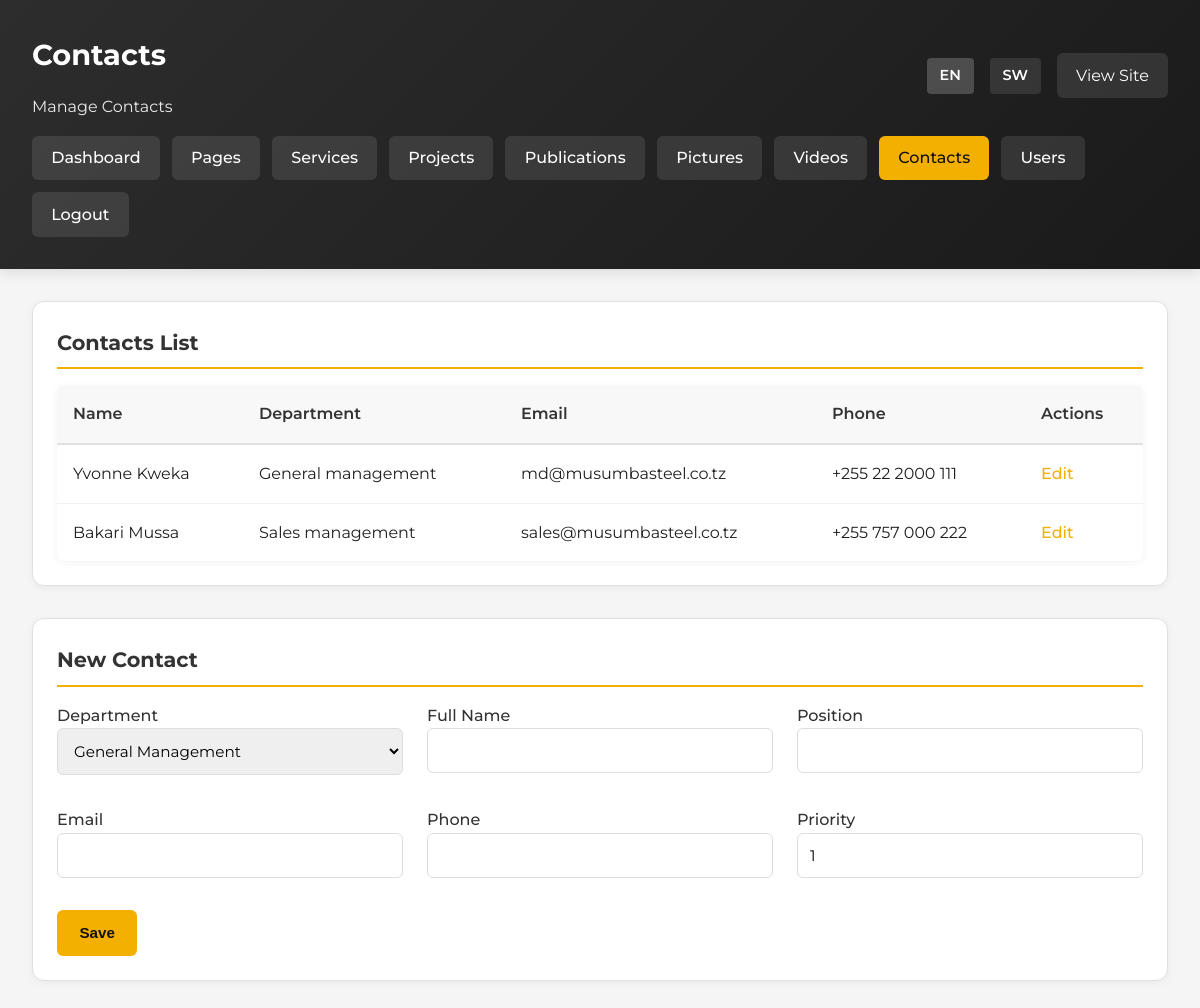
Page /admin/contacts.php (signed in) on the earlier database version.
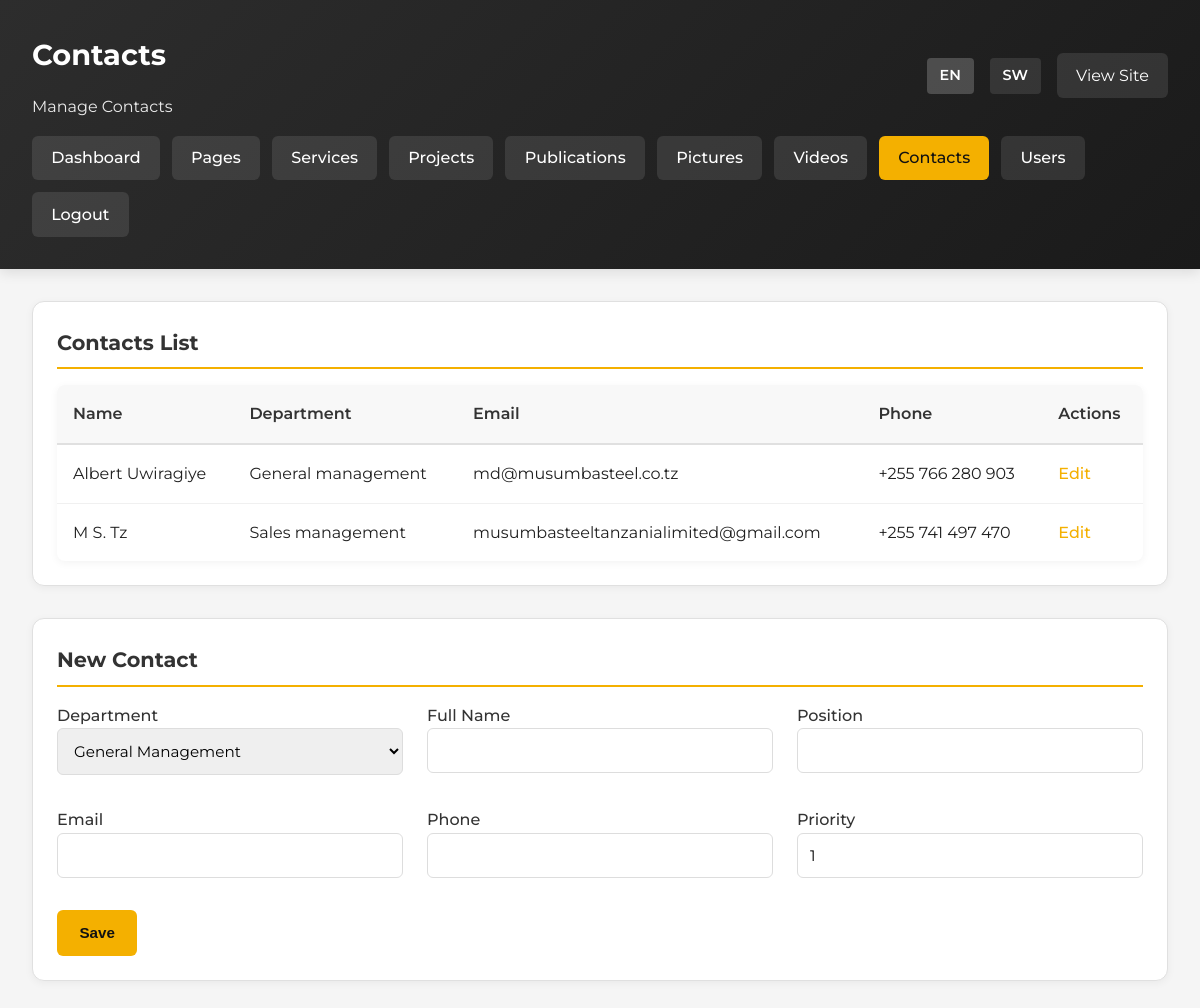
Same page on the later database version.
### tables this page shows
CREATE TABLE IF NOT EXISTS contacts (
    id INT AUTO_INCREMENT PRIMARY KEY,
    department ENUM('general-management','sales-management') NOT NULL,
    name VARCHAR(255) NOT NULL,
    position VARCHAR(255),
    email VARCHAR(255),
    phone VARCHAR(60),
    priority INT DEFAULT 1
);

### includes/helpers.php (called while the page is built, shortened)
<?php
require_once __DIR__ . '/../config/config.php';
function currentLang(): string
{
    return $_SESSION['lang'] ?? 'en';
}
function t(string $key): string
{
    static $dictionary;
    if ($dictionary === null) {
        $dictionary = include __DIR__ . '/translations.php';
    }
    $lang = currentLang();
    return $dictionary[$key][$lang] ?? $key;
}
function getContacts(string $department = null): array
{
    if ($department) {
        $result = query('SELECT * FROM contacts WHERE department = ? ORDER BY priority', [$department]);
    } else {
        $result = query('SELECT * FROM contacts ORDER BY department, priority');
    }
    return $result ? $result->fetch_all(MYSQLI_ASSOC) : [];
}

### config/config.php (called while the page is built, shortened)
<?php
function db(): mysqli
{
    $connection = new mysqli(DB_HOST, DB_USER, DB_PASS, DB_NAME);
    $connection->set_charset('utf8mb4');
    return $connection;
}
function query(string $sql, array $params = [])
{
    $connection = db();
    if (!$params) {
        return $connection->query($sql);
    }
    $stmt = $connection->prepare($sql);
    $types = '';
    $values = [];
    $stmt->bind_param($types, ...$values);
    $stmt->execute();
    return $stmt->get_result();
}

### admin/contacts.php (the view, shortened to what this page needs)
<?php
require_once __DIR__ . '/../includes/helpers.php';
$lang = currentLang();
$contacts = getContacts();
$editing = null;
?>
<!DOCTYPE html>
<html lang="<?= $lang === 'sw' ? 'sw' : 'en'; ?>">
<head>
    <link rel="stylesheet" href="../assets/css/style.css">
</head>
<body>
    <div class="admin-header">
        <div class="user-info">
            <div>
                <h1><?= t('admin.contacts'); ?></h1>
                <p style="margin: 0; opacity: 0.9;"><?= t('admin.manage_contacts'); ?></p>
            </div>
            <div style="display: flex; gap: 1rem; align-items: center;">
                <div class="language-switch" style="display: flex; gap: 0.5rem;">
                    <a class="<?= $lang === 'en' ? 'active' : ''; ?>" href="?lang=en<?= isset($_GET['id']) ? '&id=' . urlencode($_GET['id']) : ''; ?>" style="color: white; text-decoration: none; padding: 0.4rem 0.8rem; background: <?= $lang === 'en' ? 'rgba(255,255,255,0.2)' : 'rgba(255,255,255,0.1)'; ?>; border-radius: 4px; font-size: 0.9rem;">EN</a>
                    <a class="<?= $lang === 'sw' ? 'active' : ''; ?>" href="?lang=sw<?= isset($_GET['id']) ? '&id=' . urlencode($_GET['id']) : ''; ?>" style="color: white; text-decoration: none; padding: 0.4rem 0.8rem; background: <?= $lang === 'sw' ? 'rgba(255,255,255,0.2)' : 'rgba(255,255,255,0.1)'; ?>; border-radius: 4px; font-size: 0.9rem;">SW</a>
                </div>
                <a href="../index.php?lang=<?= $lang; ?>" style="color: white; text-decoration: none; padding: 0.6rem 1.2rem; background: rgba(255,255,255,0.1); border-radius: 6px;"><?= t('admin.view_site'); ?></a>
            </div>
        </div>
        <nav class="admin-nav">
            <a href="dashboard.php?lang=<?= $lang; ?>"><?= t('admin.dashboard'); ?></a>
            <a href="pages.php?lang=<?= $lang; ?>"><?= t('admin.pages'); ?></a>
            <a href="services.php?lang=<?= $lang; ?>"><?= t('admin.services'); ?></a>
            <a href="projects.php?lang=<?= $lang; ?>"><?= t('admin.projects'); ?></a>
            <a href="publications.php?lang=<?= $lang; ?>"><?= t('admin.publications'); ?></a>
            <a href="pictures.php?lang=<?= $lang; ?>"><?= t('admin.pictures'); ?></a>
            <a href="videos.php?lang=<?= $lang; ?>"><?= t('admin.videos'); ?></a>
            <a href="contacts.php?lang=<?= $lang; ?>" style="background: var(--primary); color: #111;"><?= t('admin.contacts'); ?></a>
            <a href="users.php?lang=<?= $lang; ?>"><?= t('admin.users'); ?></a>
            <a href="logout.php"><?= t('admin.logout'); ?></a>
        </nav>
    </div>
    <div class="admin-layout">
        <section class="dashboard-section">
            <h2><?= t('admin.contacts_list'); ?></h2>
        <table>
            <thead>
                <tr>
                        <th><?= t('admin.name'); ?></th>
                        <th><?= t('admin.department'); ?></th>
                    <th><?= t('admin.email'); ?></th>
                        <th><?= t('admin.phone'); ?></th>
                        <th><?= t('admin.actions'); ?></th>
                </tr>
            </thead>
            <tbody>
                    <?php if (empty($contacts)): ?>
                        <tr>
                            <td colspan="5" style="text-align: center; color: #999; padding: 2rem;">
                                <?= t('admin.no_contacts'); ?>
                            </td>
                        </tr>
                    <?php else: ?>
                <?php foreach ($contacts as $person): ?>
                    <tr>
                        <td><?= htmlspecialchars($person['name']); ?></td>
                                <td><?= htmlspecialchars(ucfirst(str_replace('-', ' ', $person['department']))); ?></td>
                        <td><?= htmlspecialchars($person['email']); ?></td>
                        <td><?= htmlspecialchars($person['phone']); ?></td>
                                <td><a href="?lang=<?= $lang; ?>&id=<?= $person['id']; ?>"><?= t('admin.edit'); ?></a></td>
                    </tr>
                <?php endforeach; ?>
                    <?php endif; ?>
            </tbody>
        </table>
        </section>
        <section class="dashboard-section">
            <h2><?= $editing ? t('admin.edit_contact') : t('admin.new_contact'); ?></h2>
        <form method="post">
                <div class="form-grid">
            <label>
                        <?= t('admin.department'); ?>
                        <select name="department" required>
                    <option value="general-management" <?= (($editing['department'] ?? '') === 'general-management') ? 'selected' : ''; ?>>General Management</option>
                </select>
            </label>
            <label>
                        <?= t('admin.full_name'); ?>
                        <input type="text" name="name" value="<?= htmlspecialchars($editing['name'] ?? ''); ?>" required>
            </label>
            <label>
                        <?= t('admin.position'); ?>
                        <input type="text" name="position" value="<?= htmlspecialchars($editing['position'] ?? ''); ?>" required>
            </label>
            <label>
                <?= t('admin.email'); ?>
                <input type="email" name="email" value="<?= htmlspecialchars($editing['email'] ?? ''); ?>" required>
            </label>
            <label>
                        <?= t('admin.phone'); ?>
                        <input type="text" name="phone" value="<?= htmlspecialchars($editing['phone'] ?? ''); ?>" required>
            </label>
            <label>
                        <?= t('admin.priority'); ?>
                <input type="number" name="priority" min="1" value="<?= htmlspecialchars($editing['priority'] ?? 1); ?>">
            </label>
                </div>
                <button class="btn primary" type="submit"><?= t('admin.save'); ?></button>
        </form>
        </section>
    </div>
</body>
</html>

### assets/css/style.css (style rules this page uses)
:root { --primary: #f4b000; --primary-dark: #c98900; --secondary: #444; --accent: #e00; --light: #f8f8f8; --border: #d9d9d9; --text: #202020; --max-width: 1200px; }
* { box-sizing: border-box; margin: 0; padding: 0; }
body { font-family: 'Montserrat', sans-serif; color: var(--text); background: #fff; line-height: 1.6; }
.language-switch a { text-decoration: none; margin-left: 0.5rem; color: var(--secondary); font-weight: 600; }
.language-switch .active { color: var(--accent); }
.btn { padding: 0.9rem 1.4rem; border-radius: 999px; text-decoration: none; font-weight: 600; }
.btn.primary { background: var(--primary); color: #111; }

### admin/contacts.php (style rules this page uses)
body { background: #f5f5f5; font-family: 'Montserrat', sans-serif; }
.admin-header { background: linear-gradient(135deg, #2d2d2d 0%, #1a1a1a 100%); color: white; padding: 2rem; margin-bottom: 2rem; box-shadow: 0 4px 12px rgba(0, 0, 0, 0.1); }
.admin-header h1 { margin: 0 0 1rem 0; font-size: 1.8rem; }
.admin-header .user-info { display: flex; justify-content: space-between; align-items: center; flex-wrap: wrap; gap: 1rem; }
.admin-nav { display: flex; flex-wrap: wrap; gap: 0.75rem; margin-top: 1rem; }
.admin-nav a { padding: 0.6rem 1.2rem; background: rgba(255, 255, 255, 0.1); color: white; text-decoration: none; border-radius: 6px; font-weight: 500; transition: background 0.2s ease; }
.admin-layout { max-width: 1400px; margin: 0 auto; padding: 0 2rem 2rem; }
.dashboard-section { background: white; border-radius: 12px; padding: 1.5rem; border: 1px solid #e0e0e0; box-shadow: 0 2px 8px rgba(0, 0, 0, 0.05); margin-bottom: 2rem; }
.dashboard-section h2 { margin: 0 0 1rem 0; color: #333; font-size: 1.3rem; border-bottom: 2px solid var(--primary); padding-bottom: 0.5rem; }
table { width: 100%; border-collapse: collapse; background: white; border-radius: 8px; overflow: hidden; box-shadow: 0 2px 8px rgba(0, 0, 0, 0.05); }
table thead { background: #f8f8f8; }
table th { padding: 1rem; text-align: left; font-weight: 600; color: #333; border-bottom: 2px solid #e0e0e0; }
table td { padding: 1rem; border-bottom: 1px solid #f0f0f0; }
table tbody tr:last-child td { border-bottom: none; }
table a { color: var(--primary); text-decoration: none; font-weight: 500; }
.form-grid { display: grid; grid-template-columns: repeat(auto-fit, minmax(300px, 1fr)); gap: 1.5rem; margin-bottom: 1.5rem; }
label { display: block; margin-bottom: 0.5rem; font-weight: 500; color: #333; }
input[type="text"], input[type="email"], input[type="number"], select { width: 100%; padding: 0.75rem; border: 1px solid #ddd; border-radius: 6px; font-size: 0.95rem; font-family: inherit; transition: border-color 0.2s ease; }
.btn { padding: 0.9rem 1.4rem; border-radius: 6px; text-decoration: none; font-weight: 600; border: none; cursor: pointer; font-size: 0.95rem; transition: background 0.2s ease; }
.btn.primary { background: var(--primary); color: #111; }

Differences in the rows shown:
changed contacts "General management": name "Yvonne Kweka" → "Albert Uwiragiye"; phone "+255 22 2000 111" → "+255 766 280 903"
changed contacts "Sales management": name "Bakari Mussa" → "M S. Tz"; email "sales@musumbasteel.co.tz" → "musumbasteeltanzanialimited@gmail.com"; phone "+255 757 000 222" → "+255 741 497 470"
